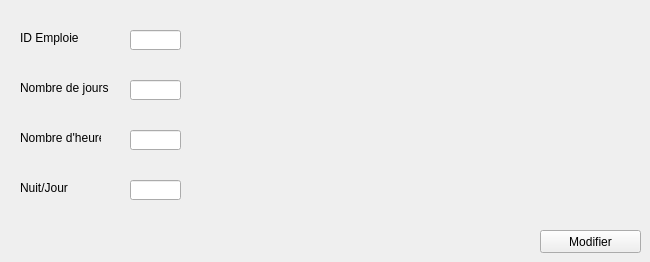
          <widget class="QWidget" name="tab_31">
           <attribute name="title">
            <string>Modifier programme</string>
           </attribute>
           <widget class="QPushButton" name="pb_Modifier_P">
            <property name="geometry">
             <rect>
              <x>540</x>
              <y>230</y>
              <width>101</width>
              <height>23</height>
             </rect>
            </property>
            <property name="text">
             <string>Modifier</string>
            </property>
           </widget>
           <widget class="QLineEdit" name="lineEdit_NBRJ_M">
            <property name="geometry">
             <rect>
              <x>130</x>
              <y>80</y>
              <width>51</width>
              <height>20</height>
             </rect>
            </property>
           </widget>
           <widget class="QLabel" name="label_35">
            <property name="geometry">
             <rect>
              <x>20</x>
              <y>130</y>
              <width>81</width>
              <height>16</height>
             </rect>
            </property>
            <property name="text">
             <string>Nombre d'heures</string>
            </property>
           </widget>
           <widget class="QLabel" name="label_36">
            <property name="geometry">
             <rect>
              <x>20</x>
              <y>180</y>
              <width>61</width>
              <height>16</height>
             </rect>
            </property>
            <property name="text">
             <string>Nuit/Jour</string>
            </property>
           </widget>
           <widget class="QLabel" name="label_37">
            <property name="geometry">
             <rect>
              <x>20</x>
              <y>80</y>
              <width>91</width>
              <height>16</height>
             </rect>
            </property>
            <property name="text">
             <string>Nombre de jours</string>
            </property>
           </widget>
           <widget class="QLabel" name="label_38">
            <property name="geometry">
             <rect>
              <x>20</x>
              <y>30</y>
              <width>61</width>
              <height>16</height>
             </rect>
            </property>
            <property name="text">
             <string>ID Emploie</string>
            </property>
           </widget>
           <widget class="QLineEdit" name="lineEdit_NJ_M">
            <property name="geometry">
             <rect>
              <x>130</x>
              <y>180</y>
              <width>51</width>
              <height>20</height>
             </rect>
            </property>
           </widget>
           <widget class="QLineEdit" name="lineEdit_IDEmp_P_M">
            <property name="geometry">
             <rect>
              <x>130</x>
              <y>30</y>
              <width>51</width>
              <height>20</height>
             </rect>
            </property>
           </widget>
           <widget class="QLineEdit" name="lineEdit_NBRH_M">
            <property name="geometry">
             <rect>
              <x>130</x>
              <y>130</y>
              <width>51</width>
              <height>20</height>
             </rect>
            </property>
           </widget>
          </widget>
